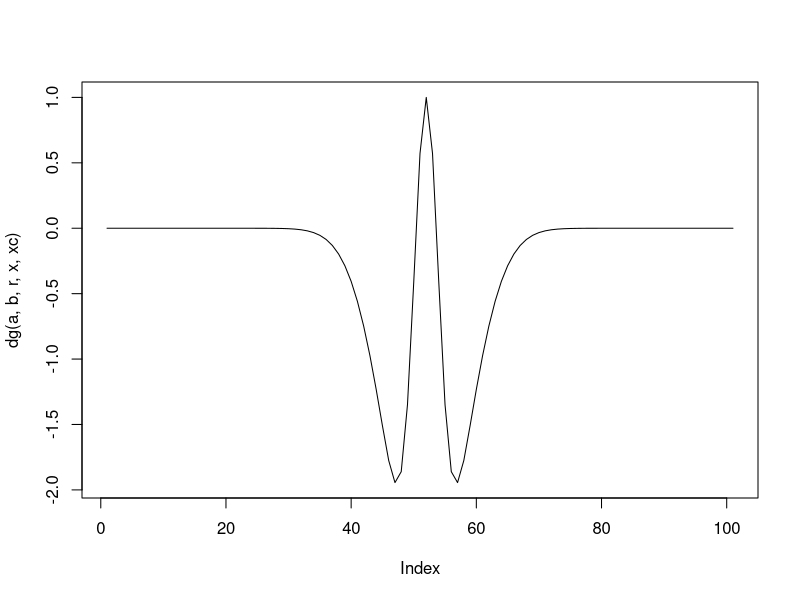

This figure's R source:
gauss = function(x, xc, sigma) {
    exp( - ( (x-xc)*(x-xc) )/(2*sigma*sigma) )
}

dg = function(a, b, r, x, xc)  {
    (1+a)*gauss(x, xc, r) - a*gauss(x, xc, b*r)
}

a = 3
b = 3
r = 2

x = seq(0,100)
xc = 51

plot(dg(a,b,r,x,xc), type="l")